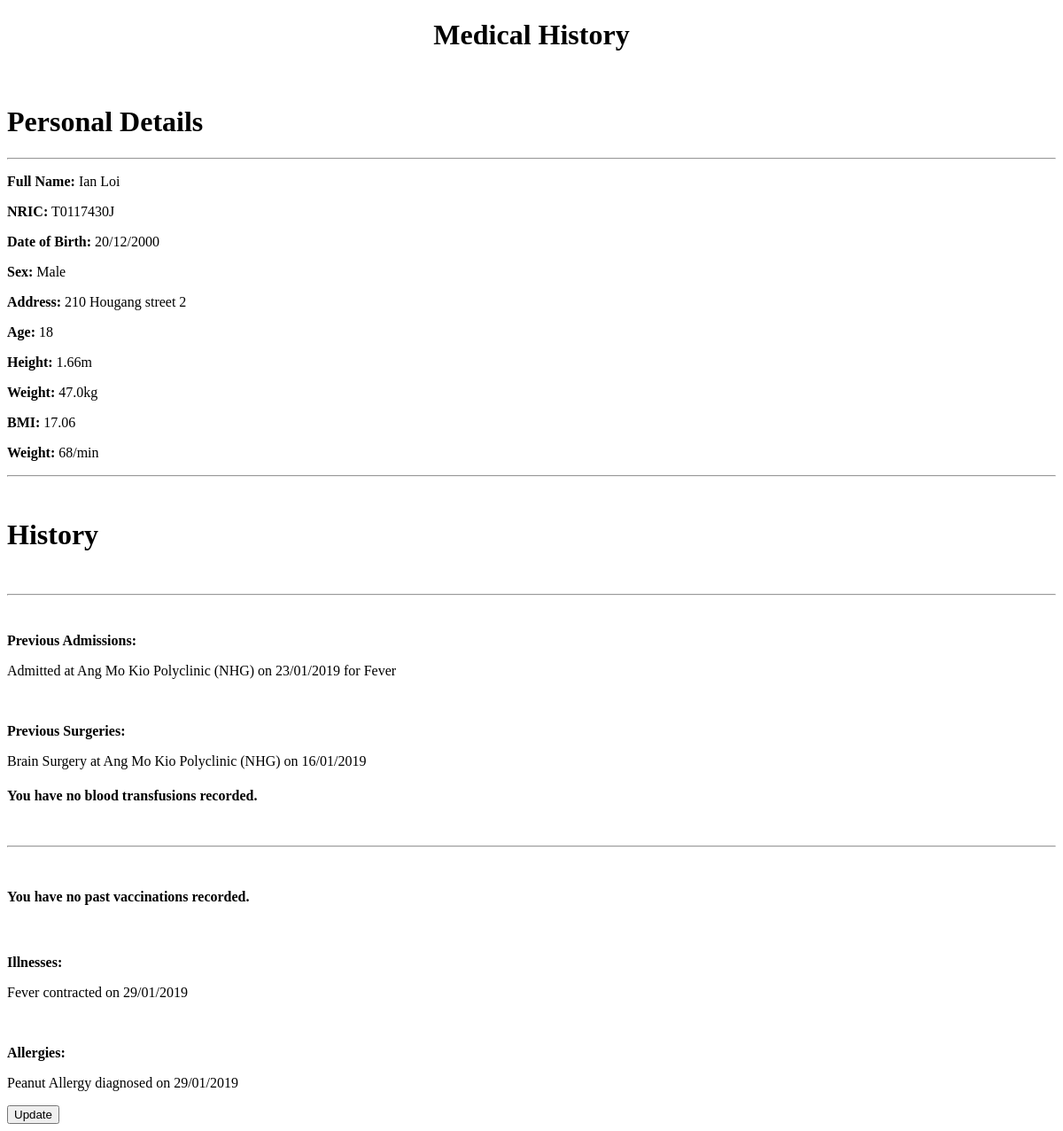
Before: /test (signed in) with the older database file.
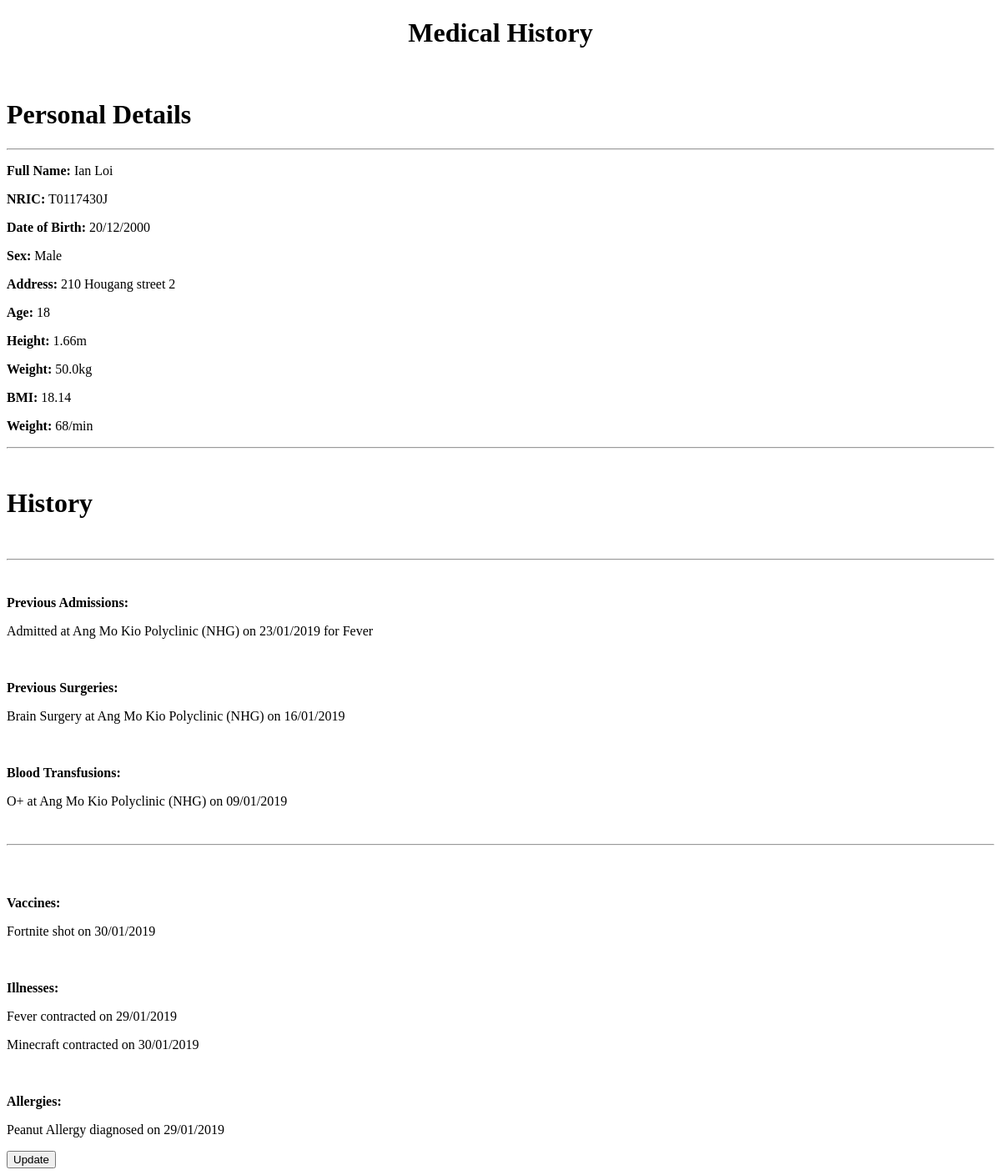
After: the same page with the newer database file.
### Flask/Models.py (models this page shows, shortened)
class Personal_Profile(db.Model):
    id = db.Column(db.Integer, primary_key=True)
    full_name = db.Column(db.String(60), nullable=True)
    nric = db.Column(db.String(9), unique=True, nullable=True)
    birthday = db.Column(db.DateTime, nullable=True)
    sex = db.Column(db.String(20), nullable=True)
    address = db.Column(db.String(100), nullable=True)
    age = db.Column(db.Integer, nullable=True)
    height = db.Column(db.Float, nullable=True)
    weight = db.Column(db.Float, nullable=True)
    heart_rate = db.Column(db.Integer, nullable=True)
    bmi = db.Column(db.Integer, nullable=True)
    user_id = db.Column(db.Integer, db.ForeignKey('user.id'), nullable=False)

class Blood_Transfusions(db.Model):
    id = db.Column(db.Integer, primary_key=True)
    blood_type = db.Column(db.String(100), nullable=True)
    date = db.Column(db.DateTime, nullable=True, default=datetime.now)
    place = db.Column(db.String(100), nullable=True)
    comments = db.Column(db.String(100), nullable=True)
    user_id = db.Column(db.Integer, db.ForeignKey('user.id'), nullable=False)

class Vaccinations(db.Model):
    id = db.Column(db.Integer, primary_key=True)
    vaccine = db.Column(db.String(100), nullable=False)
    date = db.Column(db.DateTime, nullable=True)
    user_id = db.Column(db.Integer, db.ForeignKey('user.id'), nullable=False)

class Illnesses(db.Model):
    id = db.Column(db.Integer, primary_key=True)
    illness = db.Column(db.String(100), nullable=False)
    date = db.Column(db.DateTime, nullable=True)
    user_id = db.Column(db.Integer, db.ForeignKey('user.id'), nullable=False)

### Flask/main/routes.py (the view)
@main.route('/test')
def test():
    form = MyForm()
    return render_template('text.html', form=form)

### Flask/Models.py (called while the page is built)
@login_manager.user_loader
def load_user(user_id):
    return User.query.get(int(user_id))

### Flask/templates/text.html (shortened to what the changed rows need)
<!DOCTYPE html>
<html lang="en">
<head>
</head>
<body>
    <h1 align="center"> Medical History </h1>
    <br>
    <div class="row justify-content-center">
        <h1> Personal Details</h1>
        <div id="details" class="row col-11 justify-content-center">
            {% if current_user.personal_profile %}
            <div class="col">
                <p>
                    <b>Full Name:</b>
                    {% if current_user.personal_profile[0].full_name == '' %}
                    Not Set
                    {% else %}
                    {{ current_user.personal_profile[0].full_name }}
                    {% endif %}
                </p>
                <p>
                    <b>NRIC:</b>
                    {% if current_user.personal_profile[0].nric == '' %}
                    Not Set
                    {% else %}
                    {{ current_user.personal_profile[0].nric }}
                    {% endif %}
                </p>
            </div>
            <div class="col">
                <p>
                    <b>Date of Birth:</b>
                    {% if current_user.personal_profile[0].birthday == None %}
                    Not Set
                    {% else %}
                    {{ current_user.personal_profile[0].birthday.strftime('%d/%m/%Y') }}
                    {% endif %}
                </p>
                <p>
                    <b>Sex:</b>
                    {{ current_user.personal_profile[0].sex }}
                </p>
            </div>
            <div class="col">
                <p>
                    <b>Address:</b>
                    {% if current_user.personal_profile[0].address == '' %}
                    Not Set
                    {% else %}
                    {{ current_user.personal_profile[0].address }}
                    {% endif %}
                </p>
                <p>
                    <b>Age:</b>
                    {% if current_user.personal_profile[0].age == '' %}
                    Not Set
                    {% else %}
                    {{ current_user.personal_profile[0].age }}
                    {% endif %}
                </p>
            </div>
            <div class="col">
                <p>
                    <b>Height:</b>
                    {% if current_user.personal_profile[0].height == '' %}
                    Not Set
                    {% else %}
                    {{ current_user.personal_profile[0].height }}m
                    {% endif %}
                </p>
                <p>
                    <b>Weight:</b>
                    {% if current_user.personal_profile[0].weight == '' %}
                    Not Set
                    {% else %}
                    {{ current_user.personal_profile[0].weight }}kg
                    {% endif %}
                </p>
            </div>
            <div class="col">
                <p>
                    <b>BMI:</b>
                    {% if current_user.personal_profile[0].bmi == '' %}
                    Not Set
                    {% else %}
                    {{ current_user.personal_profile[0].bmi }}
                    {% endif %}
                </p>
                <p>
                    <b>Weight:</b>
                    {% if current_user.personal_profile[0].heart_rate == '' %}
                    Not Set
                    {% else %}
                    {{ current_user.personal_profile[0].heart_rate }}/min
                    {% endif %}
                </p>
            </div>
            {% endif %}
        </div>
        <br>
        <div id="breaklines" class="col-12 row justify-content-center">
            <h1 class="col-12 text-center"> History </h1>
            <br>
        </div>
        <div id="histories" class="row col-12 justify-content-around">
            <div id="blood transfusions" class="row justify-content-start col-3">
                {% if current_user.blood_transfusions %}
                <div class="col vh-history">
                    <br>
                    <p>
                        <b> Blood Transfusions:</b>
                        {% for i in range(5) %}
                        {% if current_user.blood_transfusions[i] %}
                        <p>
                            {{ current_user.blood_transfusions[i].blood_type }} at
                            {{ current_user.blood_transfusions[i].place }} on
                            {{current_user.blood_transfusions[i].date.strftime('%d/%m/%Y') }}
                        </p>
                        {% endif %}
                        {% endfor %}
                    </p>
                </div>
                {% else %}
                <div class="row justify-content-center">
                    <h4 class="text-center col-12"> You have no blood transfusions recorded. </h4>
                </div>
                {% endif %}
            </div>
        </div>
        <div id="histories2" class="row col-12 justify-content-around">
            <div id="vaccinations" class="row justify-content-start col-3">
                {% if current_user.vaccinations %}
                <div class="col vh-history">
                    <br>
                    <p>
                        <b>
                            Vaccines:
                        </b>
                    </p>
                    <p>
                        {% for i in range(5) %}
                        {% if current_user.vaccinations[i] %}
                        <p>
                            {{ current_user.vaccinations[i].vaccine }} shot
                            on
                            {{current_user.vaccinations[i].date.strftime('%d/%m/%Y') }}
                        </p>
                        {% endif %}
                        {% endfor %}
                    </p>
                </div>
                {% else %}
                <div class="row justify-content-center">
                    <h4 class="text-center col-12"> You have no past vaccinations recorded. </h4>
                </div>
                {% endif %}
            </div>
            <div id="illnesses" class="row justify-content-start col-3">
                {% if current_user.illnesses %}
                <div class="vh-history">
                    <br>
                    <p>
                        {% for i in range(current_user.illnesses|length) %}
                        {% if current_user.illnesses[i] %}
                        <div class="row">
                            <p class="col">
                                {{ current_user.illnesses[i].illness }}
                                contracted on {{
                                current_user.illnesses[i].date.strftime('%d/%m/%Y') }}
                            </p>
                        </div>
                        {% endif %}
                        {% endfor %}
                    </p>
                </div>
                {% else %}
                <div class="row justify-content-center">
                    <h4 class="text-center col-12"> You have no past illnesses recorded. </h4>
                </div>
                {% endif %}
            </div>
        </div>
    </div>
</body>
</html>

Changed rows visible on the page:
changed Personal_Profile "Ian Loi": weight "47.0" → "50.0"; bmi "17.06" → "18.14"
added Blood_Transfusions: blood_type "O+", place "Ang Mo Kio Polyclinic (NHG)", date "09/01/2019"
added Vaccinations: vaccine "Fortnite", date "30/01/2019"
added Illnesses: illness "Minecraft", date "30/01/2019"
Other visible differences:
text no longer shown: "You have no blood transfusions recorded. You have no past vaccinations recorded."
text now shown: "Blood Transfusions: Vaccines:"
new list line: "at on"
new list line: "shot on"
new list line: "contracted on"
